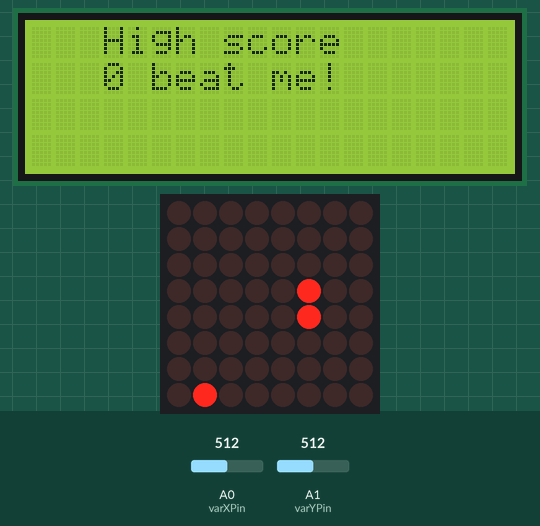
Recording of a sketch running on a simulated Arduino Uno, built with avr-gcc and run on an emulated ATmega328P. On the bench: 20×4 character LCD, 8×8 LED matrix. The test bench sets the inputs (shaded band); at power-on: A0 (varXPin) = 512, A1 (varYPin) = 512. Random numbers use the default seed unless the sketch sets one.

Above: at 1.2 s.
1.3 s: A0 (varXPin) set to 903
3.8 s: A0 (varXPin) set to 938
At 4.16 s:
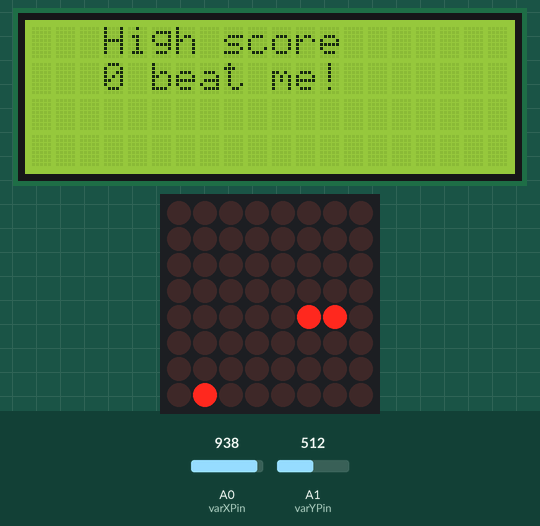
6.4 s: A1 (varYPin) set to 110
9.4 s: A1 (varYPin) set to 90
At 9.85 s:
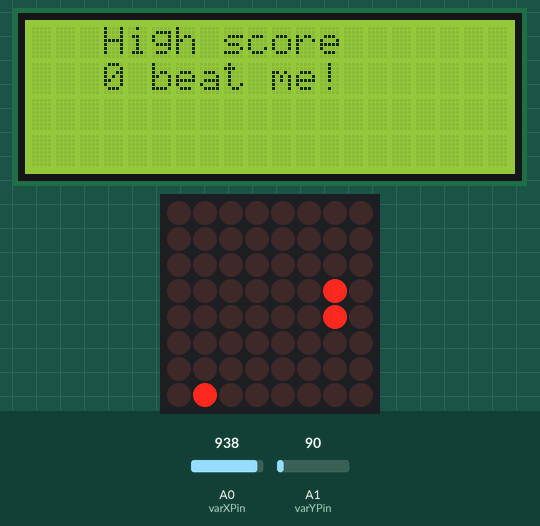
12.1 s: A0 (varXPin) set to 910
At 12.52 s:
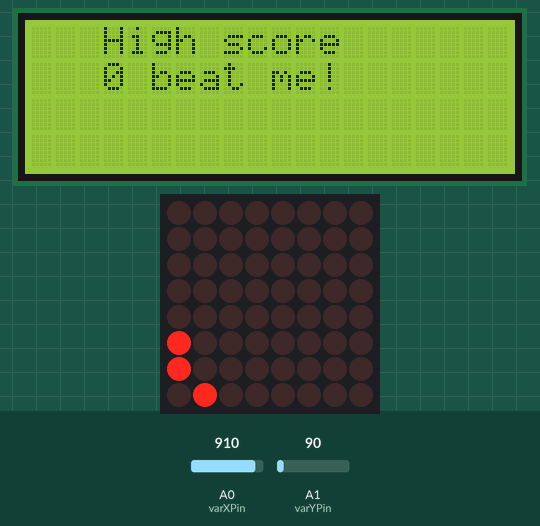
14.8 s: A0 (varXPin) set to 0
At 15.2 s:
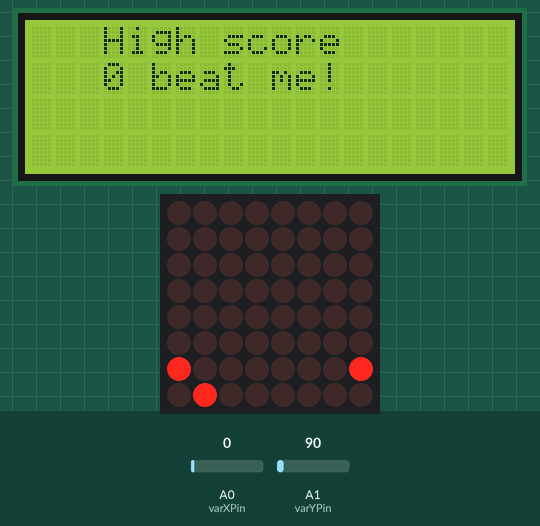
Timing chart, 0 to 17.8 s (numbered marks = the images above; inputs shaded):
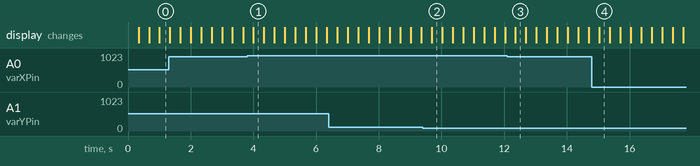

Measured:
- the behaviour switches between 920 and 921 on A0 (varXPin) (found by bisection; images 0 and 1)
- the behaviour switches between 100 and 99 on A1 (varYPin) (found by bisection; images 1 and 2)

The sketch:

snakeCode.ino
```cpp
#include <LiquidCrystal_I2C.h>
#include <LedControl.h>

#define I2C_ADDR    0x27
#define LCD_COLUMNS 20
#define LCD_LINES   4


LiquidCrystal_I2C lcd(I2C_ADDR, LCD_COLUMNS, LCD_LINES);
#define SEL_PIN  2

//Define The Snake as a Struct
typedef struct Snake Snake;
struct Snake{
  int head[2];     // the (row, column) of the snake head
  int body[40][2]; //An array that contains the (row, column) coordinates
  int len;         //The length of the snake
  int dir[2];      //A direction to move the snake along
};
int highscore;
int oldHighscore=0;
//Define The Apple as a Struct
typedef struct Apple Apple;
struct Apple{
  int rPos; //The row index of the apple
  int cPos; //The column index of the apple
};

//MAX72XX led Matrix
const int DIN =11;
const int CS =10;
const int CLK = 13;
LedControl lc = LedControl(DIN, CLK, CS,1);

const int varXPin = A0;//X Value  from Joystick
const int varYPin = A1;//Y Value from Joystick

byte pic[8] = {0,0,0,0,0,0,0,0};//The 8 rows of the LED Matrix

Snake snake = {{1,5},{{0,5}, {1,5}}, 2, {1,0}};//Initialize a snake object
Apple apple = {(int)random(0,8),(int)random(0,8)};//Initialize an apple object

//Variables To Handle The Game Time
float oldTime = 0;
float timer = 0;
float updateRate = 3;

int i,j;//Counters

void setup() {
  //pinMode(SEL_PIN, INPUT_PULLUP);
  lcd.init();
  lcd.backlight();

  lcd.setCursor(3, 0);
  lcd.print("High score");
  lcd.setCursor(6, 1);
  lcd.print("8000");
  lcd.setCursor(3,1);
  lcd.print(oldHighscore);
  lcd.setCursor(5,1);
  lcd.print("beat me!");

  // put your setup code here, to run once:
    /*
   The MAX72XX is in power-saving mode on startup,
   we have to do a wakeup call
   */
  lc.shutdown(0,false);
  /* Set the brightness to a medium values */
  lc.setIntensity(0,8);
  /* and clear the display */
  lc.clearDisplay(0);

  //Set Joystick Pins as INPUTs
  pinMode(varXPin, INPUT);
  pinMode(varYPin, INPUT);
}

void loop() {
  // put your main code here, to run repeatedly:
  float deltaTime = calculateDeltaTime();
  timer += deltaTime;

  //Check For Inputs
  int xVal = analogRead(varXPin);
  int yVal = analogRead(varYPin);

  if(xVal<100 && snake.dir[1]==0){
    snake.dir[0] = 0;
    snake.dir[1] = -1;
  }else if(xVal >920 && snake.dir[1]==0){
    snake.dir[0] = 0;
    snake.dir[1] = 1;
  }else if(yVal<100 && snake.dir[0]==0){
    snake.dir[0] = -1;
    snake.dir[1] = 0;
  }else if(yVal >920 && snake.dir[0]==0){
    snake.dir[0] = 1;
    snake.dir[1] = 0;
  }

  //Update
  if(timer > 1000/updateRate){
    timer = 0;
    Update();
  }

  //Render
  Render();

}

float calculateDeltaTime(){
  float currentTime = millis();
  float dt = currentTime - oldTime;
  oldTime = currentTime;
  return dt;
}

void reset(){
  for(int j=0;j<8;j++){
    pic[j] = 0;
  }
}
void Update(){
  reset();//Reset (Clear) the 8x8 LED matrix

  int newHead[2] = {snake.head[0]+snake.dir[0], snake.head[1]+snake.dir[1]};

  //Handle Borders
  if(newHead[0]==8){
    newHead[0]=0;
  }else if(newHead[0]==-1){
    newHead[0] = 7;
  }else if(newHead[1]==8){
    newHead[1]=0;
  }else if(newHead[1]==-1){
    newHead[1]=7;
  }

  //Check If The Snake hits itself
   for(j=0;j<snake.len;j++){
    if(snake.body[j][0] == newHead[0] && snake.body[j][1] == newHead[1]){
      //Pause the game for 1 sec then Reset it
      highscore=snake.len;
      if(highscore >=oldHighscore){
      lcd.setCursor(3,1);
      lcd.print(highscore);
      oldHighscore=highscore;
      }


      delay(1000);
      snake = {{1,5},{{0,5}, {1,5}}, 2, {1,0}};//Reinitialize the snake object
      apple = {(int)random(0,8),(int)random(0,8)};//Reinitialize an apple object
      return;
    }
  }

  //Check if The snake ate the apple
  if(newHead[0] == apple.rPos && newHead[1] ==apple.cPos){
    snake.len = snake.len+1;
    apple.rPos = (int)random(0,8);
    apple.cPos = (int)random(0,8);
  }else{
    removeFirst();//Shifting the array to the left
  }

  snake.body[snake.len-1][0]= newHead[0];
  snake.body[snake.len-1][1]= newHead[1];

  snake.head[0] = newHead[0];
  snake.head[1] = newHead[1];

  //Update the pic Array to Display(snake and apple)
  for(j=0;j<snake.len;j++){
    pic[snake.body[j][0]] |= 128 >> snake.body[j][1];
  }
  pic[apple.rPos] |= 128 >> apple.cPos;

}

void Render(){

   for(i=0;i<8;i++){
    lc.setRow(0,i,pic[i]);
   }
}

void removeFirst(){
  for(j=1;j<snake.len;j++){
    snake.body[j-1][0] = snake.body[j][0];
    snake.body[j-1][1] = snake.body[j][1];
  }
}
```
